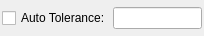
<?xml version="1.0" encoding="UTF-8"?>
<ui version="4.0">
 <class>SpacialClusterWidget</class>
 <widget class="QWidget" name="SpacialClusterWidget">
  <property name="geometry">
   <rect>
    <x>0</x>
    <y>0</y>
    <width>204</width>
    <height>36</height>
   </rect>
  </property>
  <property name="windowTitle">
   <string>Form</string>
  </property>
  <layout class="QHBoxLayout" name="horizontalLayout">
   <property name="spacing">
    <number>2</number>
   </property>
   <property name="leftMargin">
    <number>2</number>
   </property>
   <property name="topMargin">
    <number>2</number>
   </property>
   <property name="rightMargin">
    <number>2</number>
   </property>
   <property name="bottomMargin">
    <number>2</number>
   </property>
   <item>
    <widget class="QCheckBox" name="tolCheckBox">
     <property name="text">
      <string>Auto Tolerance:</string>
     </property>
    </widget>
   </item>
   <item>
    <widget class="QLineEdit" name="tolLineEdit"/>
   </item>
  </layout>
 </widget>
 <resources/>
 <connections/>
</ui>
